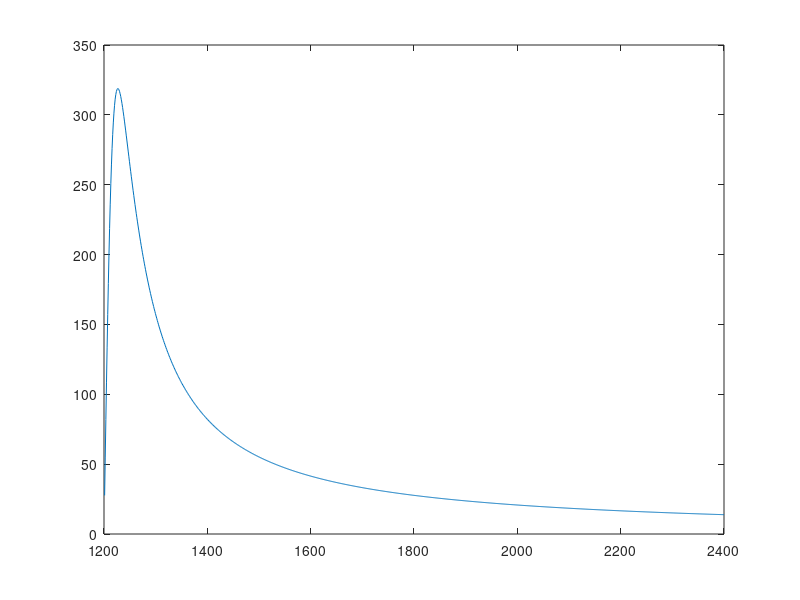

Write the MATLAB code that produced this figure.
%% 1x3 phase parallel
% Parallel
R1=0.000789831;
X1=0.0126978;
R2=0.00052717;
X2=0.0112829;
Rc=22.2001;
Xm=0.359696;

fs=60;

L1=X1/2/pi/fs;
L2=X2/2/pi/fs;
Lm=Xm/2/pi/fs;
s=-1:0.001:0;

Z1= R1+1i*X1;
Z2= 1/(1/Rc + 1/(1i*Xm));
Z3=R2+1i*X2;
Z4=R2.*(1-s)./s;

Zth=1/(1/Z1+1/Z2);
Rth=real(Zth);
Xth=imag(Zth);
Zin6= Zth+Z3+Z4;

Vin=700;
Vin=1400;
Vth= abs(Z2/(Z2+Z1)*Vin);
ws=2*pi*fs;
Te6= (3*Vth^2./((Rth+(R2./s)).^2+(Xth+X2).^2)).*(R2./(s*ws));
w=1-s;

figure();
plot(fs*20*w,abs(Te6/1000))
hold on;

smaxT= R2/(sqrt((Rth+R2)^2+(Xth+X2)^2))
